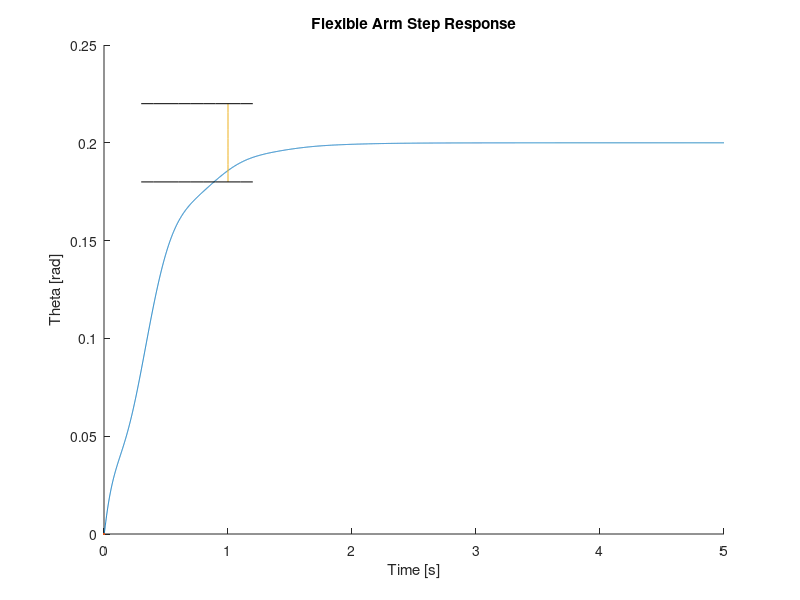

This chart was generated by the following MATLAB code: (Note: this script raises an error after producing the figure.)
% Main Floppy
% ASEN 2003 Lab 6: Rotary Control Lab
% Ian Adler, Max Morgan

clear all; clc
try
    sym_import = open("flexible_8_2_3_1_symdata.mat");
    sym_t = sym_import.sym_t;
    sym_theta = -sym_import.sym_data;
    sym_deflection = sym_import.sym_deflection;
    clear sym_import
    disp("successful sym import")
catch
    sym_t = 0;
    sym_theta = 0;
    sym_deflection = 0;
    disp("unsuccessful sym import")
end

% Declare Gains
K_1 = 8; % K_ptheta Proportional by theta
K_3 = 2; % K_Dtheta Derivative by theta
K_2 = 3;% K_pd      Proportional by displacement
K_4 = 1; % K_Dd     Derivative by displacement

% Declare Motor Constants
K_g = 33.3; % [unitless]
K_m = 0.0401; % [V/rad/s]
R_m = 19.2; % [Ohms]
J_hub = 0.0005; % Kgm^2
L = 0.45; % m
J_arm = 0.004; % KGm^2
J_M = 0.01;
J_L = J_M + J_arm;
J_load = 0.0015; % I
J = 0.0005 + 0.0015; % [Kg*m^2] J = J_hub + J_load
K_arm = (2*pi*1.8)^2*(J_arm + J_M);

% Compute Other Constants
p_1 = -K_g^2*K_m^2 / (J_hub*R_m);
p_2 = K_g^2*K_m^2*L / (J_hub*R_m);
q_1 = K_arm / (L*J_hub);
q_2 = -K_arm*(J_hub + J_L) / (J_L*J_hub);
r_1 = K_g*K_m / (J_hub*R_m);
r_2 = -K_g*K_m*L / (J_hub*R_m);

lambda_3 = -p_1 + K_3*r_1 + K_4*r_2;
lambda_2 = -q_2 + K_1*r_1 + K_2*r_2 + K_4*(p_2*r_1 - r_2*p_1);
lambda_1 = p_1*q_2 - q_1*p_2 + K_3*(q_1*r_2 - r_1*q_2) + K_2*(p_2*r_1 - r_2*p_1);
lambda_0 = K_1*(q_1*r_2 - r_1*q_2);

% Create the Transfer function
num = [0, 0, K_1*r_1, 0, K_1*(q_1*r_2 - r_1*q_2)];
den = [1, lambda_3, lambda_2, lambda_1, lambda_0];

sysTF = tf(num, den);
sysTF

% Analyze a step response
t_end = 5; % [s]
[x_step, t_step] = step(sysTF,t_end);

% Do some helpful stuff
theta_d = 0.2;
pos_rad = theta_d * x_step;
undershoot = abs(pos_rad(48) - theta_d);
undershoot_percent = 100*undershoot/theta_d;

% Plot the model
figure; hold on;
plot(t_step, pos_rad)
plot(sym_t, sym_theta)
title({"Flexible Arm Step Response";})
xlabel("Time [s]")
ylabel("Theta [rad]")

% Plot some guides
plot(linspace(1,1,10),linspace(theta_d-theta_d*.1,theta_d+theta_d*.1,10),'markerfacecolor','r');

plot(linspace(0.5-1*.2,1+1*.2,10),linspace(theta_d+theta_d*0.1,theta_d+theta_d*0.1,10),'k');
plot(linspace(0.5-1*.2,1+1*.2,10),linspace(theta_d-theta_d*0.1,theta_d-theta_d*0.1,10),'k');
legend("Model Angle", "Experimental Angle","t = 1s","theta = +/- 10%",'Location','se')